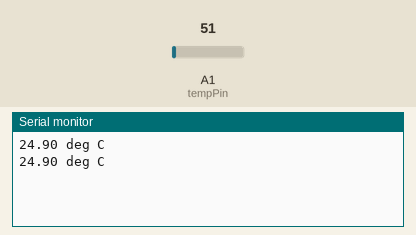
The sketch below on a simulated Arduino Uno, built with avr-gcc and run on an emulated ATmega328P. Shown: the last lines printed to the serial monitor. The test bench sets the inputs (shaded band); at power-on: A1 (tempPin) = 51.

Above: at 1.8 s.
1.9 s: A1 (tempPin) set to 61
At 2.8 s:
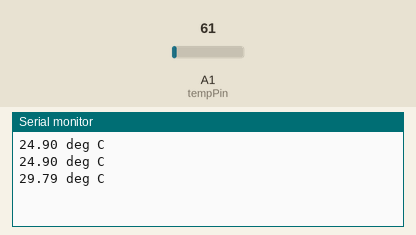
3.4 s: A1 (tempPin) set to 71
At 4.5 s:
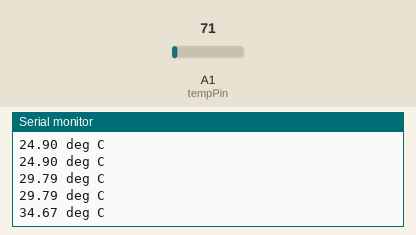
Timing chart, 0 to 6.4 s (numbered marks = the images above; inputs shaded):
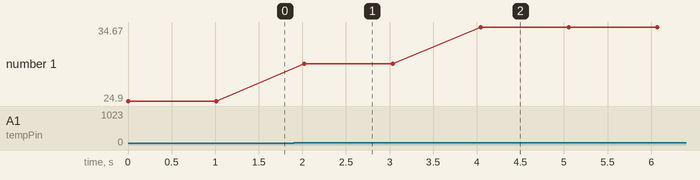

The sketch:

BTtempsensor.ino
```cpp
/* LM35DZ temperature sensor with bluetooth test
*/

#include <SoftwareSerial.h> // for bluetooth

//LM35DZ pin var
int tempPin = 1;

//Bluetooth intialization TXD D2, RXD D3
SoftwareSerial BTserial(2,3);


void setup(){
  Serial.begin(9600);
  BTserial.begin(9600);
}

void loop(){
  // get voltage reading from the temperature sensor
  int tempVal = analogRead(tempPin);
  float voltage = tempVal* 5.0;
  voltage /= 1024.0;
  //Serial.print(voltage); Serial.println(" V");

  // Convert voltage to celsius
  // ??? V - 0.5V * 100 C = tempC
  float tempC = (voltage) * 100;
  Serial.print(tempC); Serial.println(" deg C");

  BTserial.print(tempC); BTserial.println(" C;");

  delay(1000);
}
```

Measured:
- after the input at 1.9 s, the serial monitor: prints a new line after 0.12 s (image 1)
- after the input at 3.4 s, the serial monitor: prints a new line after 0.65 s (image 2)
- plotted number 1: 24.9 → 29.79 after the input at 1.9 s, 29.79 → 34.67 after the input at 3.4 s
